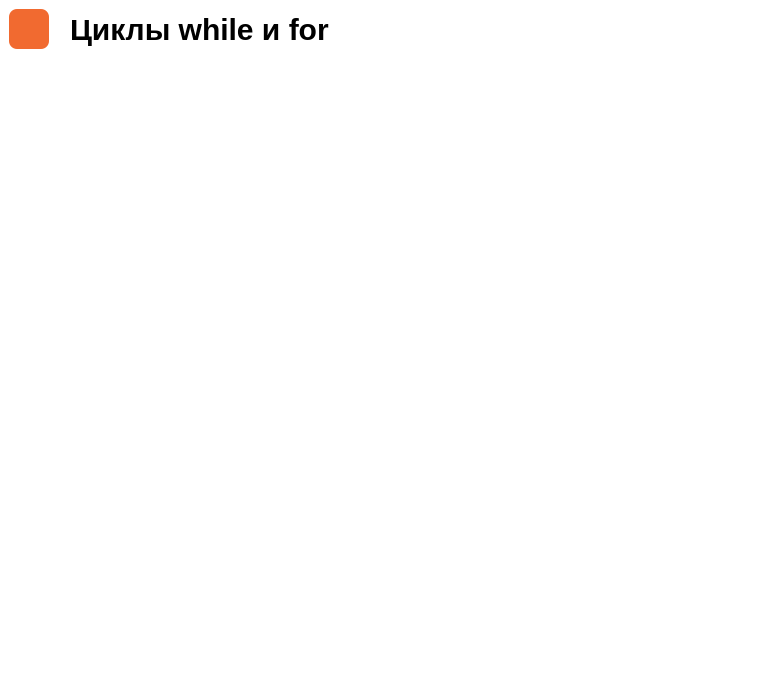
<?xml version="1.0" encoding="UTF-8"?>
<ui version="4.0">
 <class>Js_2_11</class>
 <widget class="QMainWindow" name="Js_2_11">
  <property name="geometry">
   <rect>
    <x>0</x>
    <y>0</y>
    <width>770</width>
    <height>700</height>
   </rect>
  </property>
  <property name="minimumSize">
   <size>
    <width>770</width>
    <height>700</height>
   </size>
  </property>
  <property name="maximumSize">
   <size>
    <width>770</width>
    <height>700</height>
   </size>
  </property>
  <property name="windowTitle">
   <string>MainWindow</string>
  </property>
  <property name="styleSheet">
   <string notr="true">background-color: rgb(255, 255, 255);</string>
  </property>
  <widget class="QWidget" name="centralwidget">
   <widget class="QLabel" name="logo">
    <property name="geometry">
     <rect>
      <x>9</x>
      <y>9</y>
      <width>40</width>
      <height>40</height>
     </rect>
    </property>
    <property name="minimumSize">
     <size>
      <width>40</width>
      <height>40</height>
     </size>
    </property>
    <property name="maximumSize">
     <size>
      <width>40</width>
      <height>40</height>
     </size>
    </property>
    <property name="cursor">
     <cursorShape>PointingHandCursor</cursorShape>
    </property>
    <property name="styleSheet">
     <string notr="true">QLabel{
border-radius: 8px;
teax-align:center;
background-color:#f16a30;
}
QLabel:hover{
	background-color: #f0dc55;
}</string>
    </property>
    <property name="text">
     <string/>
    </property>
    <property name="pixmap">
     <pixmap>arrow.svg</pixmap>
    </property>
    <property name="alignment">
     <set>Qt::AlignCenter</set>
    </property>
   </widget>
   <widget class="QLabel" name="label">
    <property name="geometry">
     <rect>
      <x>70</x>
      <y>9</y>
      <width>531</width>
      <height>41</height>
     </rect>
    </property>
    <property name="minimumSize">
     <size>
      <width>60</width>
      <height>0</height>
     </size>
    </property>
    <property name="maximumSize">
     <size>
      <width>16777215</width>
      <height>16777215</height>
     </size>
    </property>
    <property name="font">
     <font>
      <pointsize>-1</pointsize>
     </font>
    </property>
    <property name="styleSheet">
     <string notr="true">font-size: 20px;</string>
    </property>
    <property name="text">
     <string>&lt;h2&gt;Циклы while и for&lt;/h2&gt;</string>
    </property>
   </widget>
   <widget class="QScrollArea" name="scrollArea">
    <property name="geometry">
     <rect>
      <x>10</x>
      <y>70</y>
      <width>760</width>
      <height>634</height>
     </rect>
    </property>
    <property name="minimumSize">
     <size>
      <width>760</width>
      <height>0</height>
     </size>
    </property>
    <property name="maximumSize">
     <size>
      <width>760</width>
      <height>634</height>
     </size>
    </property>
    <property name="styleSheet">
     <string notr="true">border: none;
</string>
    </property>
    <property name="horizontalScrollBarPolicy">
     <enum>Qt::ScrollBarAlwaysOff</enum>
    </property>
    <property name="widgetResizable">
     <bool>true</bool>
    </property>
    <property name="alignment">
     <set>Qt::AlignLeading|Qt::AlignLeft|Qt::AlignTop</set>
    </property>
    <widget class="QWidget" name="scrollAreaWidgetContents_2">
     <property name="geometry">
      <rect>
       <x>0</x>
       <y>0</y>
       <width>743</width>
       <height>8727</height>
      </rect>
     </property>
     <layout class="QGridLayout" name="gridLayout_2">
      <property name="leftMargin">
       <number>0</number>
      </property>
      <property name="topMargin">
       <number>0</number>
      </property>
      <property name="rightMargin">
       <number>0</number>
      </property>
      <property name="bottomMargin">
       <number>0</number>
      </property>
      <property name="spacing">
       <number>0</number>
      </property>
      <item row="0" column="0">
       <widget class="QLabel" name="label_21">
        <property name="text">
         <string/>
        </property>
        <property name="pixmap">
         <pixmap>learn.javascript.ru_while-for.jpg</pixmap>
        </property>
       </widget>
      </item>
     </layout>
    </widget>
   </widget>
  </widget>
 </widget>
 <resources/>
 <connections/>
</ui>
